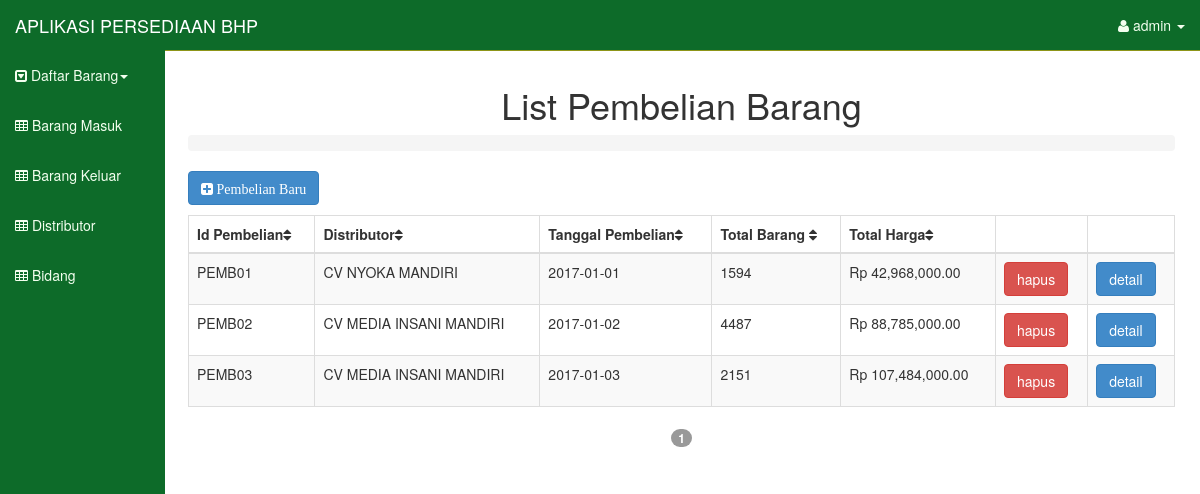
The page /index.php?page=list_pem (signed in) on the database its author committed.
### tables this page shows
CREATE TABLE IF NOT EXISTS `pembelian` (
  `id_pembelian` varchar(50) NOT NULL,
  `distributor` varchar(50) NOT NULL,
  `tgl_pem` date NOT NULL,
  `tot_barang` float NOT NULL,
  `tot_harga` float NOT NULL,
  PRIMARY KEY (`id_pembelian`)
);

### views/list_pembelian.php (the view, shortened to what this page needs)
<div class="row">
          <div class="col-lg-12">
            <h1 align="center">List Pembelian Barang</h1>
            <ol class="breadcrumb">
            </ol>
          </div>
        </div>
<div class="row">
<div class="form-group">
<div class="col-sm-8">
<a href="?page=pembelian" class="btn btn-primary"><i class="fa fa-plus-square"> Pembelian Baru</i></a>
</div>
</div>
</div>
<p>
<div class="row">
 <div class="col-lg-12">
            <div class="table-responsive">
              <table class="table table-bordered table-hover table-striped tablesorter paginated">
                <thead>
                  <tr>
                    <th>Id Pembelian<i class="fa fa-sort"></i></th>
                    <th>Distributor<i class="fa fa-sort"></i></th>
                    <th>Tanggal Pembelian<i class="fa fa-sort"></i></th>
                    <th>Total Barang <i class="fa fa-sort"></i></th>
                    <th>Total Harga<i class="fa fa-sort"></i></th>
                    <th></th>
                    <th></th>
                  </tr>
                </thead>
                <tbody>
<?php
$sql= mysql_query("select * from pembelian");
while($data=mysql_fetch_array($sql)){
?>
              <tr>
              <td><?php echo $data['id_pembelian'] ?></td>
              <td><?php echo $data['distributor'] ?></td>
              <td><?php echo $data['tgl_pem']; ?></td>
              <td><?php echo $data['tot_barang'] ?></td>
              <td><?php echo 'Rp '.number_format($data['tot_harga'],2) ?></td>
              <td><a href="?page=delete&id_pem=<?php echo $data['id_pembelian'] ?>" class="btn btn-danger" onclick="return confirm('Apakah anda yakin menghapus data ini ?')"><span>hapus</span></a></td>
              <td><a href="?page=detail_pem&id_pem=<?php echo $data['id_pembelian'] ?>" class="btn btn-primary"><span>detail</span></a></td>
              </tr>
<?php
}
?>
                </tbody>
              </table>
            </div>
          </div>
        </div>

### assets/css/sb-admin.css (style rules this page uses)
body { margin-top: 50px; }
table.tablesorter thead { cursor: pointer; }

### index.php (style rules this page uses)
.row { margin-right: -15px !important; margin-left: -17px !important; }

### rows shown on the page
pembelian: id_pembelian "PEMB01", distributor "CV NYOKA MANDIRI", tgl_pem "2017-01-01", tot_barang "1594", tot_harga "42,968,000.00"
pembelian: id_pembelian "PEMB02", distributor "CV MEDIA INSANI MANDIRI", tgl_pem "2017-01-02", tot_barang "4487", tot_harga "88,785,000.00"
pembelian: id_pembelian "PEMB03", distributor "CV MEDIA INSANI MANDIRI", tgl_pem "2017-01-03", tot_barang "2151", tot_harga "107,484,000.00"

### other values the page prints
$_SESSION['user'] "admin"
